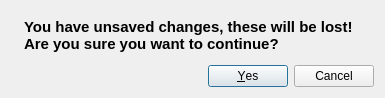
<?xml version="1.0" encoding="UTF-8"?>
<ui version="4.0">
 <class>confirmationDialog</class>
 <widget class="QDialog" name="confirmationDialog">
  <property name="windowModality">
   <enum>Qt::ApplicationModal</enum>
  </property>
  <property name="geometry">
   <rect>
    <x>0</x>
    <y>0</y>
    <width>385</width>
    <height>98</height>
   </rect>
  </property>
  <property name="windowTitle">
   <string>Delete Item</string>
  </property>
  <property name="modal">
   <bool>true</bool>
  </property>
  <layout class="QVBoxLayout" name="verticalLayout">
   <item>
    <layout class="QHBoxLayout" name="horizontalLayout">
     <item>
      <widget class="QLabel" name="label">
       <property name="maximumSize">
        <size>
         <width>32</width>
         <height>16777215</height>
        </size>
       </property>
       <property name="font">
        <font>
         <pointsize>9</pointsize>
         <weight>75</weight>
         <bold>true</bold>
        </font>
       </property>
       <property name="text">
        <string/>
       </property>
       <property name="pixmap">
        <pixmap resource="resources.qrc">:/newPrefix/attention.png</pixmap>
       </property>
       <property name="alignment">
        <set>Qt::AlignCenter</set>
       </property>
      </widget>
     </item>
     <item>
      <widget class="QLabel" name="label_2">
       <property name="font">
        <font>
         <pointsize>11</pointsize>
         <weight>75</weight>
         <bold>true</bold>
        </font>
       </property>
       <property name="text">
        <string>You have unsaved changes, these will be lost! Are you sure you want to continue?</string>
       </property>
       <property name="wordWrap">
        <bool>true</bool>
       </property>
      </widget>
     </item>
    </layout>
   </item>
   <item>
    <widget class="QDialogButtonBox" name="buttonBox">
     <property name="orientation">
      <enum>Qt::Horizontal</enum>
     </property>
     <property name="standardButtons">
      <set>QDialogButtonBox::Cancel|QDialogButtonBox::Yes</set>
     </property>
    </widget>
   </item>
  </layout>
 </widget>
 <resources>
  <include location="resources.qrc"/>
 </resources>
 <connections>
  <connection>
   <sender>buttonBox</sender>
   <signal>accepted()</signal>
   <receiver>confirmationDialog</receiver>
   <slot>accept()</slot>
   <hints>
    <hint type="sourcelabel">
     <x>248</x>
     <y>254</y>
    </hint>
    <hint type="destinationlabel">
     <x>157</x>
     <y>274</y>
    </hint>
   </hints>
  </connection>
  <connection>
   <sender>buttonBox</sender>
   <signal>rejected()</signal>
   <receiver>confirmationDialog</receiver>
   <slot>reject()</slot>
   <hints>
    <hint type="sourcelabel">
     <x>316</x>
     <y>260</y>
    </hint>
    <hint type="destinationlabel">
     <x>286</x>
     <y>274</y>
    </hint>
   </hints>
  </connection>
 </connections>
</ui>
